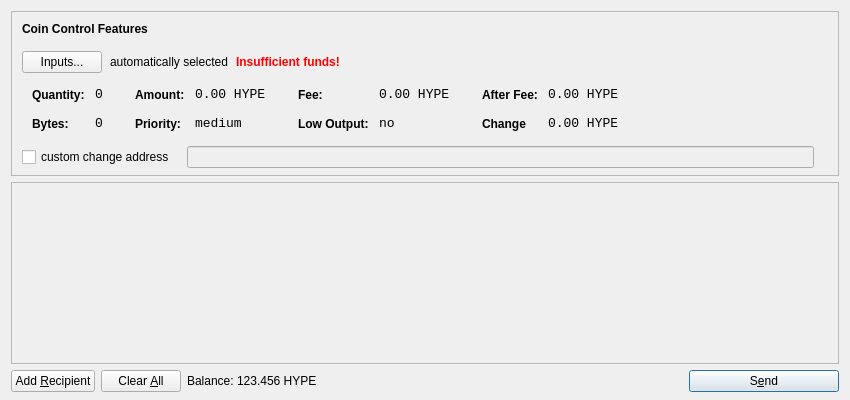
<?xml version="1.0" encoding="UTF-8"?>
<ui version="4.0">
 <class>SendCoinsDialog</class>
 <widget class="QDialog" name="SendCoinsDialog">
  <property name="geometry">
   <rect>
    <x>0</x>
    <y>0</y>
    <width>850</width>
    <height>400</height>
   </rect>
  </property>
  <property name="windowTitle">
   <string>Send Coins</string>
  </property>
  <layout class="QVBoxLayout" name="verticalLayout" stretch="0,1,0">
   <property name="bottomMargin">
    <number>8</number>
   </property>
   <item>
    <widget class="QFrame" name="frameCoinControl">
     <property name="sizePolicy">
      <sizepolicy hsizetype="Expanding" vsizetype="Expanding">
       <horstretch>0</horstretch>
       <verstretch>0</verstretch>
      </sizepolicy>
     </property>
     <property name="maximumSize">
      <size>
       <width>16777215</width>
       <height>16777215</height>
      </size>
     </property>
     <property name="frameShape">
      <enum>QFrame::StyledPanel</enum>
     </property>
     <property name="frameShadow">
      <enum>QFrame::Sunken</enum>
     </property>
     <layout class="QVBoxLayout" name="verticalLayoutCoinControl2">
      <property name="spacing">
       <number>-1</number>
      </property>
      <property name="leftMargin">
       <number>0</number>
      </property>
      <property name="topMargin">
       <number>0</number>
      </property>
      <property name="rightMargin">
       <number>0</number>
      </property>
      <property name="bottomMargin">
       <number>6</number>
      </property>
      <item>
       <layout class="QVBoxLayout" name="verticalLayoutCoinControl" stretch="0,0,0,0,1">
        <property name="spacing">
         <number>0</number>
        </property>
        <property name="leftMargin">
         <number>10</number>
        </property>
        <property name="topMargin">
         <number>10</number>
        </property>
        <item>
         <layout class="QHBoxLayout" name="horizontalLayoutCoinControl1">
          <property name="bottomMargin">
           <number>15</number>
          </property>
          <item>
           <widget class="QLabel" name="labelCoinControlFeatures">
            <property name="sizePolicy">
             <sizepolicy hsizetype="Preferred" vsizetype="Maximum">
              <horstretch>0</horstretch>
              <verstretch>0</verstretch>
             </sizepolicy>
            </property>
            <property name="font">
             <font>
              <weight>75</weight>
              <bold>true</bold>
             </font>
            </property>
            <property name="styleSheet">
             <string notr="true">font-weight:bold;</string>
            </property>
            <property name="text">
             <string>Coin Control Features</string>
            </property>
           </widget>
          </item>
         </layout>
        </item>
        <item>
         <layout class="QHBoxLayout" name="horizontalLayoutCoinControl2" stretch="0,0,0,0">
          <property name="spacing">
           <number>8</number>
          </property>
          <property name="bottomMargin">
           <number>10</number>
          </property>
          <item>
           <widget class="QPushButton" name="pushButtonCoinControl">
            <property name="styleSheet">
             <string notr="true"/>
            </property>
            <property name="text">
             <string>Inputs...</string>
            </property>
           </widget>
          </item>
          <item>
           <widget class="QLabel" name="labelCoinControlAutomaticallySelected">
            <property name="text">
             <string>automatically selected</string>
            </property>
            <property name="margin">
             <number>5</number>
            </property>
           </widget>
          </item>
          <item>
           <widget class="QLabel" name="labelCoinControlInsuffFunds">
            <property name="font">
             <font>
              <weight>75</weight>
              <bold>true</bold>
             </font>
            </property>
            <property name="styleSheet">
             <string notr="true">color:red;font-weight:bold;</string>
            </property>
            <property name="text">
             <string>Insufficient funds!</string>
            </property>
            <property name="margin">
             <number>5</number>
            </property>
           </widget>
          </item>
          <item>
           <spacer name="horizontalSpacerCoinControl">
            <property name="orientation">
             <enum>Qt::Horizontal</enum>
            </property>
            <property name="sizeHint" stdset="0">
             <size>
              <width>40</width>
              <height>1</height>
             </size>
            </property>
           </spacer>
          </item>
         </layout>
        </item>
        <item>
         <widget class="QWidget" name="widgetCoinControl" native="true">
          <property name="sizePolicy">
           <sizepolicy hsizetype="Preferred" vsizetype="Preferred">
            <horstretch>0</horstretch>
            <verstretch>0</verstretch>
           </sizepolicy>
          </property>
          <property name="minimumSize">
           <size>
            <width>0</width>
            <height>0</height>
           </size>
          </property>
          <property name="styleSheet">
           <string notr="true"/>
          </property>
          <layout class="QHBoxLayout" name="horizontalLayoutCoinControl5">
           <property name="margin">
            <number>0</number>
           </property>
           <item>
            <layout class="QHBoxLayout" name="horizontalLayoutCoinControl3" stretch="0,0,0,1">
             <property name="spacing">
              <number>20</number>
             </property>
             <property name="topMargin">
              <number>0</number>
             </property>
             <property name="bottomMargin">
              <number>10</number>
             </property>
             <item>
              <layout class="QFormLayout" name="formLayoutCoinControl1">
               <property name="horizontalSpacing">
                <number>10</number>
               </property>
               <property name="verticalSpacing">
                <number>14</number>
               </property>
               <property name="leftMargin">
                <number>10</number>
               </property>
               <property name="topMargin">
                <number>4</number>
               </property>
               <property name="rightMargin">
                <number>6</number>
               </property>
               <item row="0" column="0">
                <widget class="QLabel" name="labelCoinControlQuantityText">
                 <property name="styleSheet">
                  <string notr="true">font-weight:bold;</string>
                 </property>
                 <property name="text">
                  <string>Quantity:</string>
                 </property>
                 <property name="margin">
                  <number>0</number>
                 </property>
                </widget>
               </item>
               <item row="0" column="1">
                <widget class="QLabel" name="labelCoinControlQuantity">
                 <property name="font">
                  <font>
                   <family>Monospace</family>
                   <pointsize>10</pointsize>
                  </font>
                 </property>
                 <property name="cursor">
                  <cursorShape>IBeamCursor</cursorShape>
                 </property>
                 <property name="contextMenuPolicy">
                  <enum>Qt::ActionsContextMenu</enum>
                 </property>
                 <property name="text">
                  <string>0</string>
                 </property>
                 <property name="margin">
                  <number>0</number>
                 </property>
                 <property name="textInteractionFlags">
                  <set>Qt::LinksAccessibleByMouse|Qt::TextSelectableByKeyboard|Qt::TextSelectableByMouse</set>
                 </property>
                </widget>
               </item>
               <item row="1" column="0">
                <widget class="QLabel" name="labelCoinControlBytesText">
                 <property name="styleSheet">
                  <string notr="true">font-weight:bold;</string>
                 </property>
                 <property name="text">
                  <string>Bytes:</string>
                 </property>
                </widget>
               </item>
               <item row="1" column="1">
                <widget class="QLabel" name="labelCoinControlBytes">
                 <property name="font">
                  <font>
                   <family>Monospace</family>
                   <pointsize>10</pointsize>
                  </font>
                 </property>
                 <property name="cursor">
                  <cursorShape>IBeamCursor</cursorShape>
                 </property>
                 <property name="contextMenuPolicy">
                  <enum>Qt::ActionsContextMenu</enum>
                 </property>
                 <property name="text">
                  <string>0</string>
                 </property>
                 <property name="textInteractionFlags">
                  <set>Qt::LinksAccessibleByMouse|Qt::TextSelectableByKeyboard|Qt::TextSelectableByMouse</set>
                 </property>
                </widget>
               </item>
              </layout>
             </item>
             <item>
              <layout class="QFormLayout" name="formLayoutCoinControl2">
               <property name="horizontalSpacing">
                <number>10</number>
               </property>
               <property name="verticalSpacing">
                <number>14</number>
               </property>
               <property name="leftMargin">
                <number>6</number>
               </property>
               <property name="topMargin">
                <number>4</number>
               </property>
               <property name="rightMargin">
                <number>6</number>
               </property>
               <item row="0" column="0">
                <widget class="QLabel" name="labelCoinControlAmountText">
                 <property name="styleSheet">
                  <string notr="true">font-weight:bold;</string>
                 </property>
                 <property name="text">
                  <string>Amount:</string>
                 </property>
                 <property name="margin">
                  <number>0</number>
                 </property>
                </widget>
               </item>
               <item row="0" column="1">
                <widget class="QLabel" name="labelCoinControlAmount">
                 <property name="font">
                  <font>
                   <family>Monospace</family>
                   <pointsize>10</pointsize>
                  </font>
                 </property>
                 <property name="cursor">
                  <cursorShape>IBeamCursor</cursorShape>
                 </property>
                 <property name="contextMenuPolicy">
                  <enum>Qt::ActionsContextMenu</enum>
                 </property>
                 <property name="text">
                  <string>0.00 HYPE</string>
                 </property>
                 <property name="textInteractionFlags">
                  <set>Qt::LinksAccessibleByMouse|Qt::TextSelectableByKeyboard|Qt::TextSelectableByMouse</set>
                 </property>
                </widget>
               </item>
               <item row="1" column="0">
                <widget class="QLabel" name="labelCoinControlPriorityText">
                 <property name="styleSheet">
                  <string notr="true">font-weight:bold;</string>
                 </property>
                 <property name="text">
                  <string>Priority:</string>
                 </property>
                </widget>
               </item>
               <item row="1" column="1">
                <widget class="QLabel" name="labelCoinControlPriority">
                 <property name="font">
                  <font>
                   <family>Monospace</family>
                   <pointsize>10</pointsize>
                  </font>
                 </property>
                 <property name="cursor">
                  <cursorShape>IBeamCursor</cursorShape>
                 </property>
                 <property name="contextMenuPolicy">
                  <enum>Qt::ActionsContextMenu</enum>
                 </property>
                 <property name="text">
                  <string>medium</string>
                 </property>
                 <property name="textInteractionFlags">
                  <set>Qt::LinksAccessibleByMouse|Qt::TextSelectableByKeyboard|Qt::TextSelectableByMouse</set>
                 </property>
                </widget>
               </item>
              </layout>
             </item>
             <item>
              <layout class="QFormLayout" name="formLayoutCoinControl3">
               <property name="horizontalSpacing">
                <number>10</number>
               </property>
               <property name="verticalSpacing">
                <number>14</number>
               </property>
               <property name="leftMargin">
                <number>6</number>
               </property>
               <property name="topMargin">
                <number>4</number>
               </property>
               <property name="rightMargin">
                <number>6</number>
               </property>
               <item row="0" column="0">
                <widget class="QLabel" name="labelCoinControlFeeText">
                 <property name="styleSheet">
                  <string notr="true">font-weight:bold;</string>
                 </property>
                 <property name="text">
                  <string>Fee:</string>
                 </property>
                 <property name="margin">
                  <number>0</number>
                 </property>
                </widget>
               </item>
               <item row="0" column="1">
                <widget class="QLabel" name="labelCoinControlFee">
                 <property name="font">
                  <font>
                   <family>Monospace</family>
                   <pointsize>10</pointsize>
                  </font>
                 </property>
                 <property name="cursor">
                  <cursorShape>IBeamCursor</cursorShape>
                 </property>
                 <property name="contextMenuPolicy">
                  <enum>Qt::ActionsContextMenu</enum>
                 </property>
                 <property name="text">
                  <string>0.00 HYPE</string>
                 </property>
                 <property name="textInteractionFlags">
                  <set>Qt::LinksAccessibleByMouse|Qt::TextSelectableByKeyboard|Qt::TextSelectableByMouse</set>
                 </property>
                </widget>
               </item>
               <item row="1" column="0">
                <widget class="QLabel" name="labelCoinControlLowOutputText">
                 <property name="styleSheet">
                  <string notr="true">font-weight:bold;</string>
                 </property>
                 <property name="text">
                  <string>Low Output:</string>
                 </property>
                </widget>
               </item>
               <item row="1" column="1">
                <widget class="QLabel" name="labelCoinControlLowOutput">
                 <property name="font">
                  <font>
                   <family>Monospace</family>
                   <pointsize>10</pointsize>
                  </font>
                 </property>
                 <property name="cursor">
                  <cursorShape>IBeamCursor</cursorShape>
                 </property>
                 <property name="contextMenuPolicy">
                  <enum>Qt::ActionsContextMenu</enum>
                 </property>
                 <property name="text">
                  <string>no</string>
                 </property>
                 <property name="textInteractionFlags">
                  <set>Qt::LinksAccessibleByMouse|Qt::TextSelectableByKeyboard|Qt::TextSelectableByMouse</set>
                 </property>
                </widget>
               </item>
              </layout>
             </item>
             <item>
              <layout class="QFormLayout" name="formLayoutCoinControl4">
               <property name="horizontalSpacing">
                <number>10</number>
               </property>
               <property name="verticalSpacing">
                <number>14</number>
               </property>
               <property name="leftMargin">
                <number>6</number>
               </property>
               <property name="topMargin">
                <number>4</number>
               </property>
               <property name="rightMargin">
                <number>6</number>
               </property>
               <item row="0" column="0">
                <widget class="QLabel" name="labelCoinControlAfterFeeText">
                 <property name="styleSheet">
                  <string notr="true">font-weight:bold;</string>
                 </property>
                 <property name="text">
                  <string>After Fee:</string>
                 </property>
                 <property name="margin">
                  <number>0</number>
                 </property>
                </widget>
               </item>
               <item row="0" column="1">
                <widget class="QLabel" name="labelCoinControlAfterFee">
                 <property name="font">
                  <font>
                   <family>Monospace</family>
                   <pointsize>10</pointsize>
                  </font>
                 </property>
                 <property name="cursor">
                  <cursorShape>IBeamCursor</cursorShape>
                 </property>
                 <property name="contextMenuPolicy">
                  <enum>Qt::ActionsContextMenu</enum>
                 </property>
                 <property name="text">
                  <string>0.00 HYPE</string>
                 </property>
                 <property name="textInteractionFlags">
                  <set>Qt::LinksAccessibleByMouse|Qt::TextSelectableByKeyboard|Qt::TextSelectableByMouse</set>
                 </property>
                </widget>
               </item>
               <item row="1" column="0">
                <widget class="QLabel" name="labelCoinControlChangeText">
                 <property name="styleSheet">
                  <string notr="true">font-weight:bold;</string>
                 </property>
                 <property name="text">
                  <string>Change</string>
                 </property>
                </widget>
               </item>
               <item row="1" column="1">
                <widget class="QLabel" name="labelCoinControlChange">
                 <property name="font">
                  <font>
                   <family>Monospace</family>
                   <pointsize>10</pointsize>
                  </font>
                 </property>
                 <property name="cursor">
                  <cursorShape>IBeamCursor</cursorShape>
                 </property>
                 <property name="contextMenuPolicy">
                  <enum>Qt::ActionsContextMenu</enum>
                 </property>
                 <property name="text">
                  <string>0.00 HYPE</string>
                 </property>
                 <property name="textInteractionFlags">
                  <set>Qt::LinksAccessibleByMouse|Qt::TextSelectableByKeyboard|Qt::TextSelectableByMouse</set>
                 </property>
                </widget>
               </item>
              </layout>
             </item>
            </layout>
           </item>
          </layout>
         </widget>
        </item>
        <item>
         <layout class="QHBoxLayout" name="horizontalLayoutCoinControl4" stretch="0,0,0">
          <property name="spacing">
           <number>12</number>
          </property>
          <property name="sizeConstraint">
           <enum>QLayout::SetDefaultConstraint</enum>
          </property>
          <property name="topMargin">
           <number>5</number>
          </property>
          <property name="rightMargin">
           <number>5</number>
          </property>
          <item>
           <widget class="QCheckBox" name="checkBoxCoinControlChange">
            <property name="text">
             <string>custom change address</string>
            </property>
           </widget>
          </item>
          <item>
           <widget class="QLineEdit" name="lineEditCoinControlChange">
            <property name="enabled">
             <bool>false</bool>
            </property>
            <property name="sizePolicy">
             <sizepolicy hsizetype="Expanding" vsizetype="Fixed">
              <horstretch>0</horstretch>
              <verstretch>0</verstretch>
             </sizepolicy>
            </property>
           </widget>
          </item>
          <item>
           <widget class="QLabel" name="labelCoinControlChangeLabel">
            <property name="sizePolicy">
             <sizepolicy hsizetype="Preferred" vsizetype="Expanding">
              <horstretch>0</horstretch>
              <verstretch>0</verstretch>
             </sizepolicy>
            </property>
            <property name="minimumSize">
             <size>
              <width>0</width>
              <height>0</height>
             </size>
            </property>
            <property name="text">
             <string/>
            </property>
            <property name="margin">
             <number>3</number>
            </property>
           </widget>
          </item>
         </layout>
        </item>
        <item>
         <spacer name="verticalSpacerCoinControl">
          <property name="orientation">
           <enum>Qt::Vertical</enum>
          </property>
          <property name="sizeHint" stdset="0">
           <size>
            <width>800</width>
            <height>1</height>
           </size>
          </property>
         </spacer>
        </item>
       </layout>
      </item>
     </layout>
    </widget>
   </item>
   <item>
    <widget class="QScrollArea" name="scrollArea">
     <property name="widgetResizable">
      <bool>true</bool>
     </property>
     <widget class="QWidget" name="scrollAreaWidgetContents">
      <property name="geometry">
       <rect>
        <x>0</x>
        <y>0</y>
        <width>830</width>
        <height>165</height>
       </rect>
      </property>
      <layout class="QVBoxLayout" name="verticalLayout_2">
       <property name="margin">
        <number>0</number>
       </property>
       <item>
        <layout class="QVBoxLayout" name="entries">
         <property name="spacing">
          <number>6</number>
         </property>
        </layout>
       </item>
       <item>
        <spacer name="verticalSpacer">
         <property name="orientation">
          <enum>Qt::Vertical</enum>
         </property>
         <property name="sizeHint" stdset="0">
          <size>
           <width>20</width>
           <height>40</height>
          </size>
         </property>
        </spacer>
       </item>
      </layout>
     </widget>
    </widget>
   </item>
   <item>
    <layout class="QHBoxLayout" name="horizontalLayout">
     <item>
      <widget class="QPushButton" name="addButton">
       <property name="toolTip">
        <string>Send to multiple recipients at once</string>
       </property>
       <property name="text">
        <string>Add &amp;Recipient</string>
       </property>
       <property name="icon">
        <iconset resource="../bitcoin.qrc">
         <normaloff>:/icons/add</normaloff>:/icons/add</iconset>
       </property>
       <property name="autoDefault">
        <bool>false</bool>
       </property>
      </widget>
     </item>
     <item>
      <widget class="QPushButton" name="clearButton">
       <property name="sizePolicy">
        <sizepolicy hsizetype="Minimum" vsizetype="Fixed">
         <horstretch>0</horstretch>
         <verstretch>0</verstretch>
        </sizepolicy>
       </property>
       <property name="toolTip">
        <string>Remove all transaction fields</string>
       </property>
       <property name="text">
        <string>Clear &amp;All</string>
       </property>
       <property name="icon">
        <iconset resource="../bitcoin.qrc">
         <normaloff>:/icons/remove</normaloff>:/icons/remove</iconset>
       </property>
       <property name="autoRepeatDelay">
        <number>300</number>
       </property>
       <property name="autoDefault">
        <bool>false</bool>
       </property>
      </widget>
     </item>
     <item>
      <layout class="QHBoxLayout" name="horizontalLayout_2">
       <property name="spacing">
        <number>3</number>
       </property>
       <item>
        <widget class="QLabel" name="label">
         <property name="sizePolicy">
          <sizepolicy hsizetype="Preferred" vsizetype="Fixed">
           <horstretch>0</horstretch>
           <verstretch>0</verstretch>
          </sizepolicy>
         </property>
         <property name="text">
          <string>Balance:</string>
         </property>
        </widget>
       </item>
       <item>
        <widget class="QLabel" name="labelBalance">
         <property name="sizePolicy">
          <sizepolicy hsizetype="Preferred" vsizetype="Fixed">
           <horstretch>0</horstretch>
           <verstretch>0</verstretch>
          </sizepolicy>
         </property>
         <property name="cursor">
          <cursorShape>IBeamCursor</cursorShape>
         </property>
         <property name="text">
          <string>123.456 HYPE</string>
         </property>
         <property name="textInteractionFlags">
          <set>Qt::LinksAccessibleByMouse|Qt::TextSelectableByKeyboard|Qt::TextSelectableByMouse</set>
         </property>
        </widget>
       </item>
      </layout>
     </item>
     <item>
      <spacer name="horizontalSpacer">
       <property name="orientation">
        <enum>Qt::Horizontal</enum>
       </property>
       <property name="sizeHint" stdset="0">
        <size>
         <width>40</width>
         <height>20</height>
        </size>
       </property>
      </spacer>
     </item>
     <item>
      <widget class="QPushButton" name="sendButton">
       <property name="minimumSize">
        <size>
         <width>150</width>
         <height>0</height>
        </size>
       </property>
       <property name="toolTip">
        <string>Confirm the send action</string>
       </property>
       <property name="text">
        <string>S&amp;end</string>
       </property>
       <property name="icon">
        <iconset resource="../bitcoin.qrc">
         <normaloff>:/icons/send</normaloff>:/icons/send</iconset>
       </property>
       <property name="default">
        <bool>true</bool>
       </property>
      </widget>
     </item>
    </layout>
   </item>
  </layout>
 </widget>
 <resources>
  <include location="../bitcoin.qrc"/>
 </resources>
 <connections/>
</ui>
